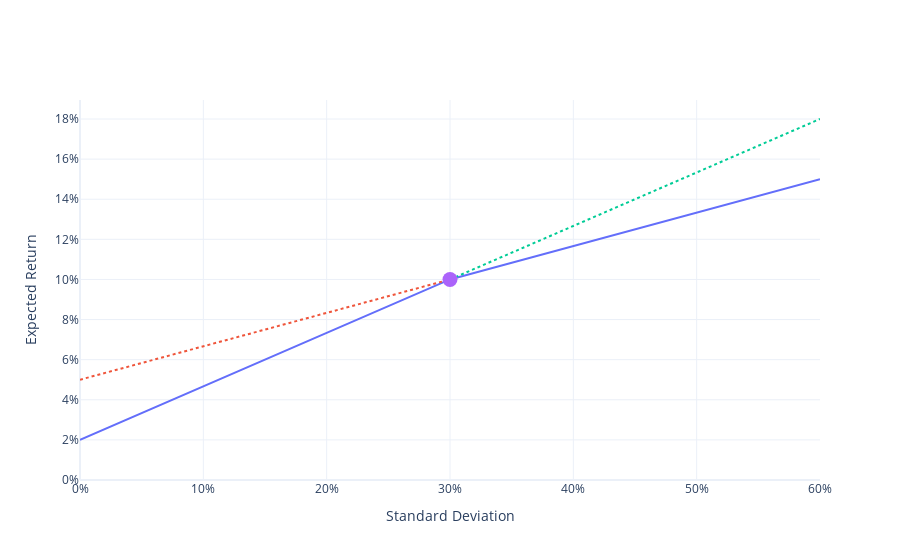

Notebook code for this chart:
### Markdown cell above
# FIGURE

### Code cell
import numpy as np
import plotly.graph_objects as go

wts = np.arange(0, 2.01, 0.01)
mns = [(rs + w * (mn - rs) if w <= 1 else rb + w * (mn - rb)) for w in wts]
sds = wts * sd

string = "wealth in risky asset = %{text:.1%}<extra></extra>"
trace1 = go.Scatter(
    x=sds, 
    y=mns, 
    mode="lines", 
    text=wts, 
    hovertemplate=string, 
)

x = np.linspace(0, sd, 51)
y = rb + x * (mn-rb) / sd
string = "infeasible saving at borrowing rate<extra></extra>"
trace2 = go.Scatter(
    x=x, 
    y=y, 
    mode="lines", 
    hovertemplate=string, 
    line=dict(dash="dot")
)

x = np.linspace(sd, 2*sd, 51)
y = rs + x * (mn-rs) / sd
string = "infeasible borrowing at saving rate<extra></extra>"
trace3 = go.Scatter(
    x=x,
    y=y, 
    mode="lines", 
    hovertemplate=string,
    line=dict(dash="dot")
)

string = "wealth in risky asset = 100%<extra></extra>"
trace4 = go.Scatter(
    x=[sd], 
    y=[mn], 
    mode="markers", 
    hovertemplate=string, 
    marker=dict(size=15)
)
    
fig = go.Figure()
for trace in [trace1, trace2, trace3, trace4]:
    fig.add_trace(trace)

fig.update_layout(
    xaxis_title="Standard Deviation",
    yaxis_title="Expected Return",
    xaxis_rangemode="tozero",
    yaxis_rangemode="tozero",
    xaxis_tickformat=".0%",
    yaxis_tickformat=".0%",
    template="plotly_white",
    showlegend=False
)
fig.show()

### Figure 1 — Plotly figure (JSON) as saved in the notebook; plotly's stock layout.template omitted (floating-point values rounded to 4 significant figures; data arrays with more than 128 entries replaced by an {"elided": "..."} marker saying what was removed)
{"data": [{"hovertemplate": "wealth in risky asset = %{text:.1%}<extra></extra>", "mode": "lines", "text": {"elided": "201 float values"}, "type": "scatter", "x": {"elided": "201 float values"}, "y": {"elided": "201 float values"}}, {"hovertemplate": "infeasible saving at borrowing rate<extra></extra>", "line": {"dash": "dot"}, "mode": "lines", "type": "scatter", "x": [0, 0.006, 0.012, 0.018, 0.024, 0.03, 0.036, 0.042, 0.048, 0.054, 0.06, 0.066, 0.072, 0.078, 0.084, 0.09, 0.096, 0.102, 0.108, 0.114, 0.12, 0.126, 0.132, 0.138, 0.144, 0.15, 0.156, 0.162, 0.168, 0.174, 0.18, 0.186, 0.192, 0.198, 0.204, 0.21, 0.216, 0.222, 0.228, 0.234, 0.24, 0.246, 0.252, 0.258, 0.264, 0.27, 0.276, 0.282, 0.288, 0.294, 0.3], "y": [0.05, 0.051, 0.052, 0.053, 0.054, 0.055, 0.056, 0.057, 0.058, 0.059, 0.06, 0.061, 0.062, 0.063, 0.064, 0.065, 0.066, 0.067, 0.068, 0.069, 0.07, 0.071, 0.072, 0.073, 0.074, 0.075, 0.076, 0.077, 0.078, 0.079, 0.08, 0.081, 0.082, 0.083, 0.084, 0.085, 0.086, 0.087, 0.088, 0.089, 0.09, 0.091, 0.092, 0.093, 0.094, 0.095, 0.096, 0.097, 0.098, 0.099, 0.1]}, {"hovertemplate": "infeasible borrowing at saving rate<extra></extra>", "line": {"dash": "dot"}, "mode": "lines", "type": "scatter", "x": [0.3, 0.306, 0.312, 0.318, 0.324, 0.33, 0.336, 0.342, 0.348, 0.354, 0.36, 0.366, 0.372, 0.378, 0.384, 0.39, 0.396, 0.402, 0.408, 0.414, 0.42, 0.426, 0.432, 0.438, 0.444, 0.45, 0.456, 0.462, 0.468, 0.474, 0.48, 0.486, 0.492, 0.498, 0.504, 0.51, 0.516, 0.522, 0.528, 0.534, 0.54, 0.546, 0.552, 0.558, 0.564, 0.57, 0.576, 0.582, 0.588, 0.594, 0.6], "y": [0.1, 0.1016, 0.1032, 0.1048, 0.1064, 0.108, 0.1096, 0.1112, 0.1128, 0.1144, 0.116, 0.1176, 0.1192, 0.1208, 0.1224, 0.124, 0.1256, 0.1272, 0.1288, 0.1304, 0.132, 0.1336, 0.1352, 0.1368, 0.1384, 0.14, 0.1416, 0.1432, 0.1448, 0.1464, 0.148, 0.1496, 0.1512, 0.1528, 0.1544, 0.156, 0.1576, 0.1592, 0.1608, 0.1624, 0.164, 0.1656, 0.1672, 0.1688, 0.1704, 0.172, 0.1736, 0.1752, 0.1768, 0.1784, 0.18]}, {"hovertemplate": "wealth in risky asset = 100%<extra></extra>", "marker": {"size": 15}, "mode": "markers", "type": "scatter", "x": [0.3], "y": [0.1]}], "layout": {"showlegend": false, "xaxis": {"rangemode": "tozero", "tickformat": ".0%", "title": {"text": "Standard Deviation"}}, "yaxis": {"rangemode": "tozero", "tickformat": ".0%", "title": {"text": "Expected Return"}}}}
